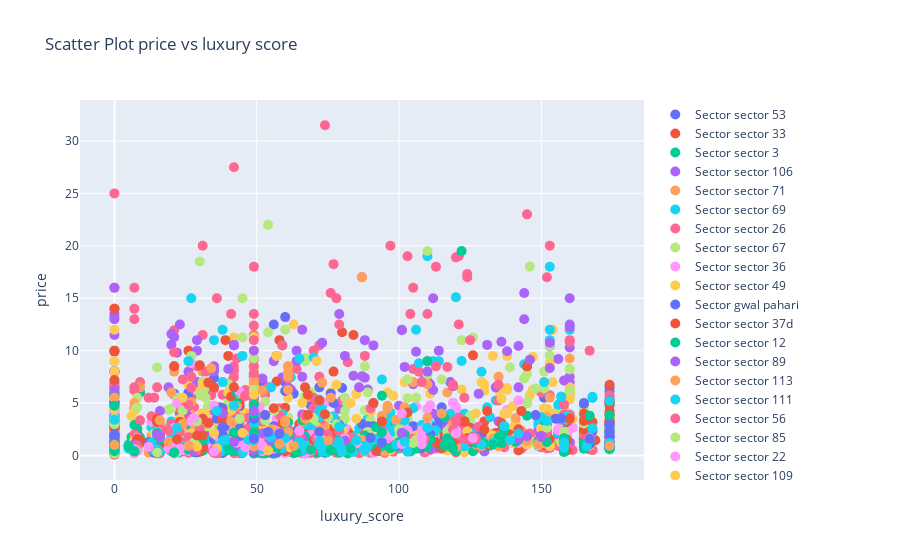

Notebook cell for this chart:
### Code cell
import plotly.io as pio
pio.renderers.default = "vscode"
import plotly.graph_objs as go 

# create traces for each sector 
traces = []
for sector in df['sector'].unique():
    sector_data = df[df['sector']==sector]
    trace = go.Scatter(
        x = sector_data['luxury_score'],
        y = sector_data['price'],
        mode = 'markers',
        name = f'Sector {sector}',
        marker = dict(size=10),
        text=[f'Sector: {sector}, Society: {society}' for society in sector_data['society']]
    )
    traces.append(trace)

# Create the Layout
layout = go.Layout(
    title='Scatter Plot price vs luxury score',
    xaxis = dict(title='luxury_score'),
    yaxis = dict(title='price'),
    showlegend=True
)
# Create the figure
fig = go.Figure(data=traces, layout=layout)

# Show the plot
fig.show()
